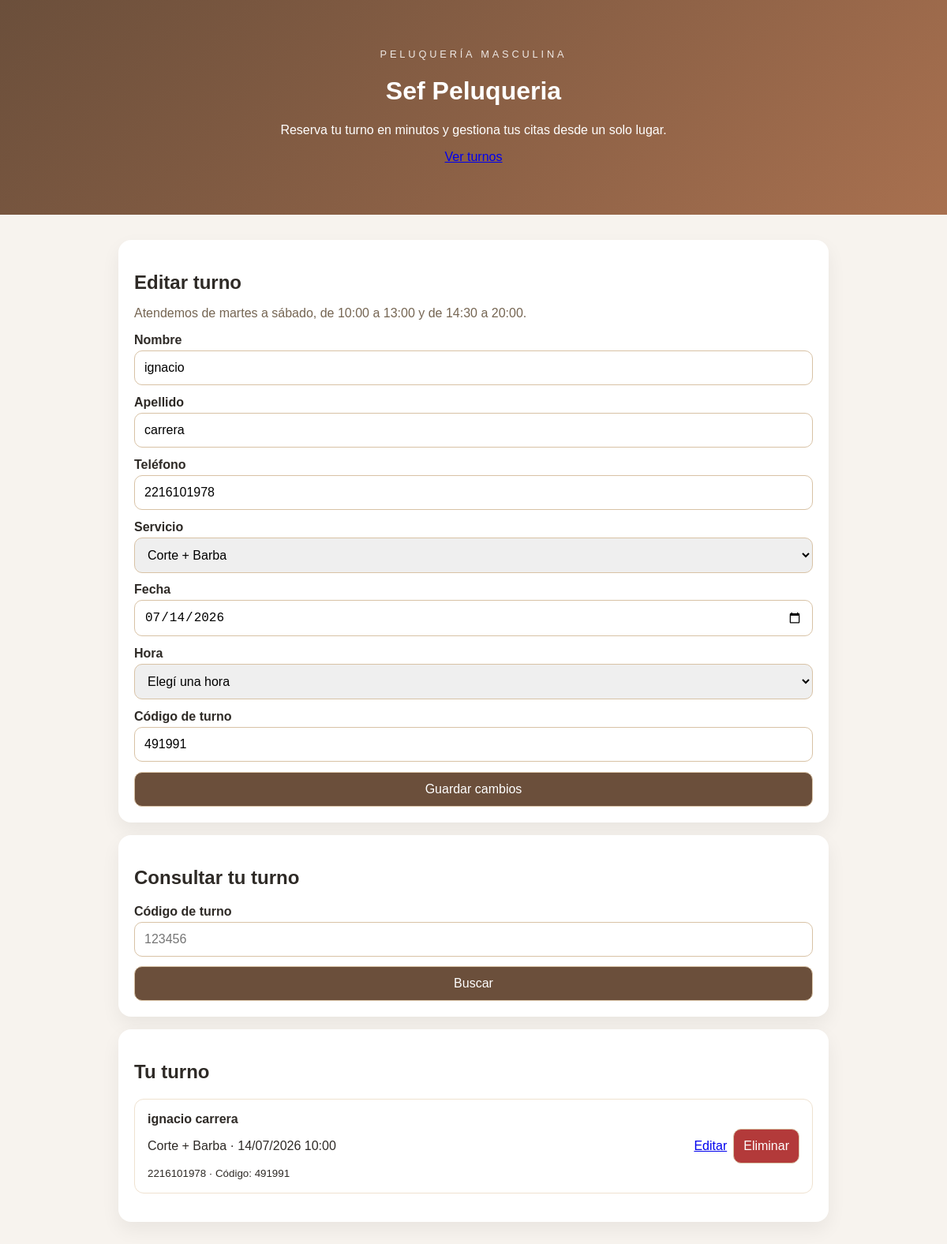
The app's page /appointments/6/edit with its own data.
### tables this page shows
CREATE TABLE appointments (
            id INTEGER PRIMARY KEY AUTOINCREMENT,
            client_name TEXT NOT NULL,
            phone TEXT NOT NULL,
            service TEXT NOT NULL,
            appointment_date TEXT NOT NULL,
            appointment_time TEXT NOT NULL,
            google_event_id TEXT
        , client_last_name TEXT, access_code TEXT);

### app.py (the view)
    @app.route("/appointments/<int:appointment_id>/edit")
    def edit_appointment(appointment_id):
        appointment = get_appointment(appointment_id)
        if appointment is None:
            abort(404)
        return render_template("index.html", appointments=[appointment], selected=appointment)

### app.py (called while the page is built)
def get_db():
    if not has_app_context():
        conn = sqlite3.connect(DEFAULT_DB_PATH)
        conn.row_factory = sqlite3.Row
        return conn
    if "db" not in g:
        g.db = sqlite3.connect(current_app.config["DATABASE_PATH"])
        g.db.row_factory = sqlite3.Row
    return g.db

def get_appointment(appointment_id):
    conn = get_db()
    row = conn.execute("SELECT * FROM appointments WHERE id = ?", (appointment_id,)).fetchone()
    if not has_app_context():
        conn.close()
    return dict(row) if row is not None else None

### templates/index.html (shortened to what this page needs)
<!doctype html>
<html lang="es">
<head>
    <link rel="stylesheet" href="{{ url_for('static', filename='style.css') }}" />
</head>
<body>
    <header class="hero">
        <div>
            <p class="eyebrow">Peluquería masculina</p>
            <h1>Sef Peluqueria</h1>
            <p>Reserva tu turno en minutos y gestiona tus citas desde un solo lugar.</p>
            <p>
                <a href="{{ url_for('agenda') }}">Ver turnos</a>
            </p>
        </div>
    </header>
    <main class="container">
        <section class="panel">
            <h2>{% if selected %}Editar turno{% else %}Agendar turno{% endif %}</h2>
            <p class="muted">Atendemos de martes a sábado, de 10:00 a 13:00 y de 14:30 a 20:00.</p>
            <form method="post"
                action="{% if selected %}{{ url_for('update_appointment', appointment_id=selected.id) }}{% else %}{{ url_for('create_appointment') }}{% endif %}">
                <label>
                    Nombre
                    <input type="text" name="client_name" value="{{ selected.client_name if selected else '' }}"
                        required />
                </label>
                <label>
                    Apellido
                    <input type="text" name="client_last_name"
                        value="{{ selected.client_last_name if selected else '' }}" required />
                </label>
                <label>
                    Teléfono
                    <input type="text" name="phone" value="{{ selected.phone if selected else '' }}" required />
                </label>
                <label>
                    Servicio
                    <select name="service" required>
                        <option value="Corte + Barba" {% if selected and selected.service=='Corte + Barba' %}selected{%
                            endif %}>Corte + Barba</option>
                    </select>
                </label>
                <label>
                    Fecha
                    <input type="date" name="appointment_date" id="appointment_date"
                        value="{{ (selected.appointment_date[6:10] + '-' + selected.appointment_date[3:5] + '-' + selected.appointment_date[0:2]) if selected and selected.appointment_date and '/' in selected.appointment_date else (selected.appointment_date if selected else '') }}"
                        required />
                </label>
                <label>
                    Hora
                    <select name="appointment_time" id="appointment_time" required>
                        <option value="" disabled selected>Elegí una hora</option>
                    </select>
                </label>
                {% if selected %}
                <label>
                    Código de turno
                    <input type="text" name="access_code" value="{{ selected.access_code if selected else '' }}"
                        required />
                </label>
                {% endif %}
                <button type="submit">{% if selected %}Guardar cambios{% else %}Crear turno{% endif %}</button>
            </form>
        </section>
        <section class="panel">
            <h2>Consultar tu turno</h2>
            <form method="post" action="{{ url_for('lookup_appointment') }}">
                <label>
                    Código de turno
                    <input type="text" name="access_code" placeholder="123456" required />
                </label>
                <button type="submit">Buscar</button>
            </form>
        </section>
        {% if appointments %}
        <section class="panel">
            <h2>Tu turno</h2>
            <ul class="appointment-list">
                {% for appointment in appointments %}
                <li>
                    <div>
                        <strong>{{ appointment.client_name }} {{ appointment.client_last_name }}</strong>
                        <p>{{ appointment.service }} · {{ appointment.appointment_date }} {{
                            appointment.appointment_time }}</p>
                        <small>{{ appointment.phone }} · Código: {{ appointment.access_code }}</small>
                    </div>
                    <div class="actions">
                        <a href="{{ url_for('edit_appointment', appointment_id=appointment.id) }}">Editar</a>
                        <form method="post" action="{{ url_for('delete_appointment', appointment_id=appointment.id) }}"
                            onsubmit="return confirm('¿Eliminar este turno?');">
                            <button class="danger" type="submit">Eliminar</button>
                        </form>
                    </div>
                </li>
                {% endfor %}
            </ul>
        </section>
        {% endif %}
    </main>
</body>
</html>

### static/style.css (style rules this page uses)
body { margin: 0; font-family: Arial, sans-serif; background: #f7f3ee; color: #2e2a26; }
.hero { background: linear-gradient(135deg, #6b4f3b, #a8704f); color: white; padding: 3rem 1.5rem; text-align: center; }
.container { max-width: 900px; margin: 0 auto; padding: 2rem 1rem 3rem; }
.panel { background: white; border-radius: 16px; padding: 1.25rem; box-shadow: 0 10px 25px rgba(0, 0, 0, 0.06); margin-bottom: 1rem; }
form { display: grid; gap: 0.8rem; }
label { display: grid; gap: 0.25rem; font-weight: 600; }
input, select, button { padding: 0.75rem; border-radius: 10px; border: 1px solid #d8c2a5; font-size: 1rem; }
button { background: #6b4f3b; color: white; cursor: pointer; }
button.danger { background: #b33a3a; }
.appointment-list { list-style: none; padding: 0; display: grid; gap: 0.75rem; }
.appointment-list li { display: flex; justify-content: space-between; align-items: center; gap: 1rem; padding: 1rem; border: 1px solid #efe2d0; border-radius: 12px; }
.actions { display: flex; gap: 0.5rem; align-items: center; }
.eyebrow { text-transform: uppercase; letter-spacing: 0.3em; font-size: 0.8rem; opacity: 0.85; }
.muted { color: #756552; margin-top: -0.2rem; }

### records on screen
appointments: client_name "ignacio", client_last_name "carrera", phone "2216101978", service "Corte + Barba", appointment_date "07/14/2026", access_code "491991", appointment_date "14/07/2026", appointment_time "10:00"
